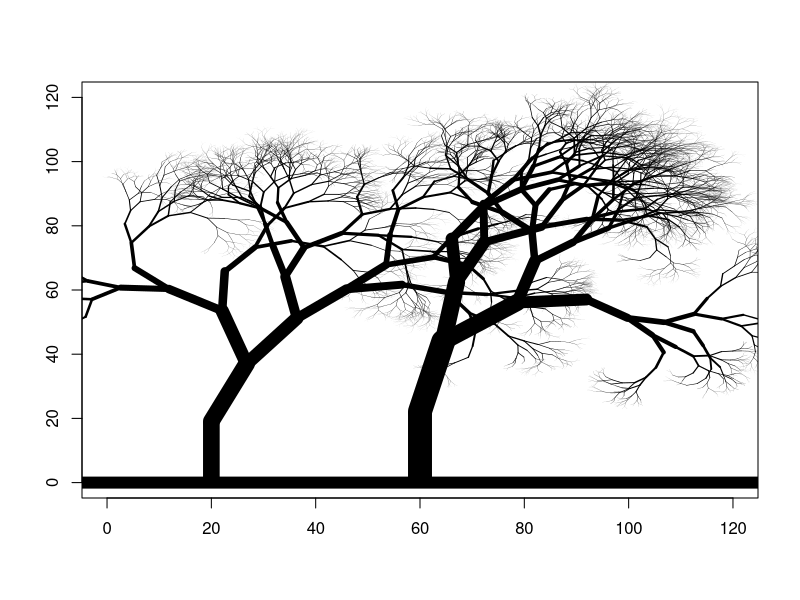
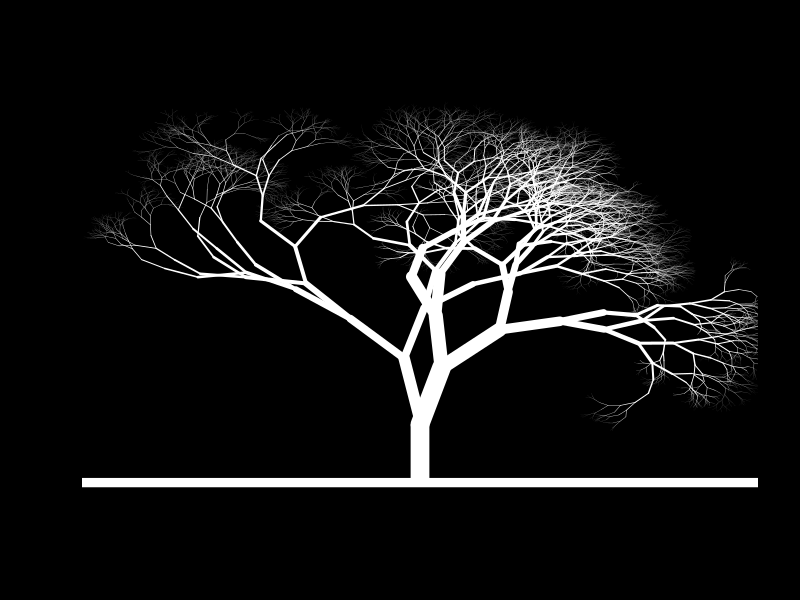

The R script that drew these images, in order:
## ---- chunk 1
knitr::opts_chunk$set(error=FALSE,echo = TRUE, warning = FALSE, message = FALSE)
#![arbol generado con un algoritmo recursivo](images/ARBOL_DOBLE_RAMI01.png)
## ---- chunk 2
####################################
######## Función que pinta el arbol    
parbol <-
  function(h = 100,  # altura media del arbol
           ramificacion = 50,# posición de x0 del tronco en principio h/2
           base = h / 2,# a mayor valor más ramas y más complejo
           colort = "white", # color 
           sobreescribe = NULL) { # si no es null pinta encima del lienzo
  # si es NULL pinta en un lienzo nuevo
    if (is.null(sobreescribe)) {
      #pinta el lienzo en blanco
      plot(
        1:h,
        type = "n",
        xlim = c(0, h),
        ylim = c(0, h),
        xlab = " ",
        ylab = " "
      )
    }
    # calculo de variables:
    largo <- runif(1, h / 10, h / 5) # altura tronco
    ancho <- sample(6:25, 1)  # ancho tronco
    angulo_rama = pi / 2 # angulo de rama inicial 90
    # puntos xy de la linea del tronco principal
    x1 = base
    y1 = 0
    x2 = base
    y2 = largo
    # pintamos el tronco en las coordenadas x1,x2  y1,y2
    # ajuste de color del arbol
    col01 <- adjustcolor(colort, alpha.f = 1)
    abline(h = 0, lwd = ancho / 2, col = col01) #linea de suelo
    # tronco base; lend indica la forma de extremo de linea (par)
    lines(c(x1, x2),
          c(y1, y2),
          lwd = ancho,
          col = col01,
          lend = 1)
    angle1 <- angulo_rama + rnorm(1) * pi / 16 # angulo de la siguiente parte del tronco
    
    # Llama a la función de creación de las ramas a partir del punto
    # final del tronco
    ramas(c(x2, y2), ancho, largo, angle1, h / ramificacion, color = colort)
  }

####################################
######## Funcion que pinta las ramas
ramas <- function(pini,# pini= punto inicio linea rama c(x,y)
                  w,   # w= ancho de la rama
                  l,   # l= largo de la rama
                  ang, # ang= angulo de la rama
                  lmin_rama = 10,# lmin_rama= limite min de long de rama recomendado h/50
                  color = "white") {

  x1 = pini[1] - l * cos(ang)
  y1 = pini[2] + l * sin(ang)
  pfin = c(x1, y1)
  # color de las ramas que va aumentando el alfa en las hojas
  col01 <- adjustcolor(color, alpha.f = 1.5 - lmin_rama / l)
  
  # pinta la linea con los datos dados
  lines(c(pini[1], pfin[1]),
        c(pini[2], pfin[2]),
        lwd = w,
        col = col01)
  # Calcula la siguiente bifurcación:
  dif <- pi / 2 #- (pi / 16)
  angle1 <- ang + runif(1, 0, dif) / 2
  angle2 <- ang - runif(1, 0, dif) / 2
  # calcula aleatoriamente un nuevo grueso y largo de las ramas bifurcadas
  n_ancho = runif(1, w * 0.6, w * 0.8)
  n_largo = runif(1, l * 0.7, l * 0.9)
  
  # Controla el crecimiento recursivo hasta el limite min de rama
  if (n_largo < lmin_rama) {
    # sale del loop, fin de función
  } else {
    # pinta las nuevas ramas de la bifurcación
    ramas(pfin, n_ancho, n_largo, angle1, lmin_rama, col = col01)
    
    if (runif(1) > 0.3) {
      # un 30% de las veces no se bifurcará
      ramas(pfin, n_ancho, n_largo, angle2, lmin_rama, col = col01)
    }
  }
}

## ---- chunk 3
# Creo un arbol de altura 100
parbol(120,150,color="black")
parbol(120,150,base=20,color="black",sobreescribe=1)

# Cambio el fondo a negro
par(bg = 'black')
parbol(100,150)
parbol(100,200,sobreescribe=1)
